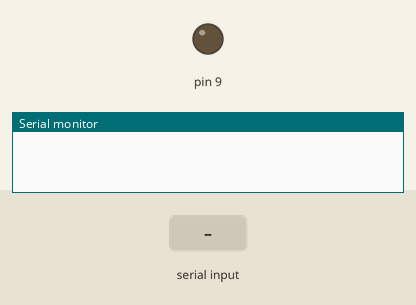
The sketch below on a simulated Arduino Uno, built with avr-gcc and run on an emulated ATmega328P. Shown: output pins drawn as LEDs (lit = HIGH), the last lines printed to the serial monitor. Inputs (shaded band) come from the test bench.

Above: at 1.2 s.
1.3 s: "on" received over the second serial link
At 2.9 s:
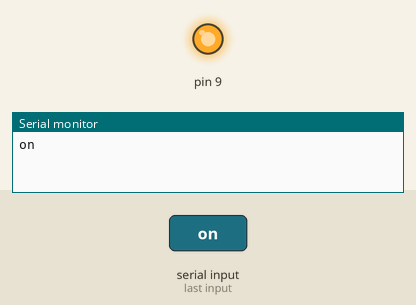
3.8 s: "off" received over the second serial link
At 5.9 s:
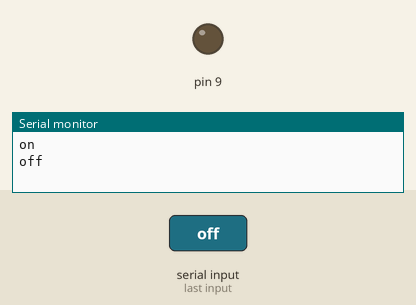
Timing chart, 0 to 7.4 s (numbered marks = the images above; inputs shaded):
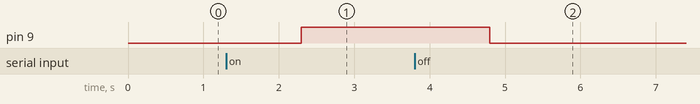

Measured:
- after the input at 1.3 s, pin 9: LOW → HIGH after 1.0 s
- after the input at 3.8 s, pin 9: HIGH → LOW after 1.0 s

The sketch:

sketch_aug12a.ino
```cpp
#include <SoftwareSerial.h>

SoftwareSerial mySerial(10, 11); // RX, TX
String rec_data="off";


void setup() {
   pinMode(9, OUTPUT);
  Serial.begin(9600);
  mySerial.begin(9600);   // BlueTooth Data baud,set the data rate for the SoftwareSerial port
}

void loop() { // run over and over
  if (mySerial.available()) {

    rec_data=mySerial.readString();

    if(rec_data=="on"){digitalWrite(9, HIGH);}
    if(rec_data=="off"){digitalWrite(9, LOW);}


    Serial.println(rec_data);
    delay(100);
  }

}
```
